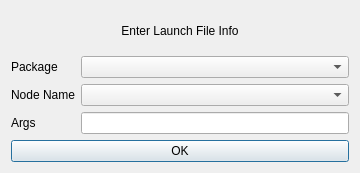
<?xml version="1.0" encoding="UTF-8"?>
<ui version="4.0">
 <class>cv_launch_dialog</class>
 <widget class="QDialog" name="cv_launch_dialog">
  <property name="geometry">
   <rect>
    <x>0</x>
    <y>0</y>
    <width>360</width>
    <height>173</height>
   </rect>
  </property>
  <property name="sizePolicy">
   <sizepolicy hsizetype="Fixed" vsizetype="Preferred">
    <horstretch>0</horstretch>
    <verstretch>0</verstretch>
   </sizepolicy>
  </property>
  <property name="windowTitle">
   <string>CV Launch Dialog</string>
  </property>
  <layout class="QVBoxLayout" name="vertical_layout">
   <item>
    <widget class="QLabel" name="title_label">
     <property name="enabled">
      <bool>true</bool>
     </property>
     <property name="text">
      <string>Enter Launch File Info</string>
     </property>
     <property name="alignment">
      <set>Qt::AlignCenter</set>
     </property>
    </widget>
   </item>
   <item>
    <layout class="QFormLayout" name="form_layout">
     <item row="0" column="1">
      <widget class="QComboBox" name="package_name_box"/>
     </item>
     <item row="1" column="0">
      <widget class="QLabel" name="node_name_label">
       <property name="text">
        <string>Node Name</string>
       </property>
      </widget>
     </item>
     <item row="1" column="1">
      <widget class="QComboBox" name="node_name_box"/>
     </item>
     <item row="2" column="0">
      <widget class="QLabel" name="args_label">
       <property name="text">
        <string>Args</string>
       </property>
      </widget>
     </item>
     <item row="2" column="1">
      <widget class="QLineEdit" name="args_input"/>
     </item>
     <item row="0" column="0">
      <widget class="QLabel" name="package_name_label">
       <property name="text">
        <string>Package</string>
       </property>
      </widget>
     </item>
    </layout>
   </item>
   <item>
    <layout class="QHBoxLayout" name="horizontal_layout">
     <item>
      <widget class="QPushButton" name="accept_button">
       <property name="text">
        <string>OK</string>
       </property>
      </widget>
     </item>
    </layout>
   </item>
  </layout>
 </widget>
 <resources/>
 <connections/>
</ui>
